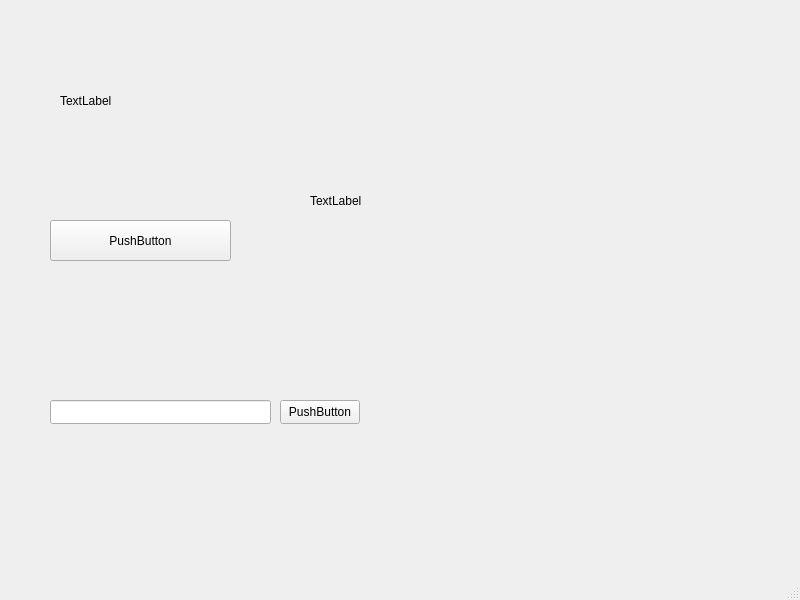
<?xml version="1.0" encoding="UTF-8"?>
<ui version="4.0">
 <class>MainWindow</class>
 <widget class="QMainWindow" name="MainWindow">
  <property name="geometry">
   <rect>
    <x>0</x>
    <y>0</y>
    <width>800</width>
    <height>600</height>
   </rect>
  </property>
  <property name="windowTitle">
   <string>MainWindow</string>
  </property>
  <widget class="QWidget" name="centralwidget">
   <widget class="QLabel" name="label">
    <property name="geometry">
     <rect>
      <x>60</x>
      <y>50</y>
      <width>141</width>
      <height>101</height>
     </rect>
    </property>
    <property name="text">
     <string>TextLabel</string>
    </property>
   </widget>
   <widget class="QPushButton" name="pushButton">
    <property name="geometry">
     <rect>
      <x>50</x>
      <y>220</y>
      <width>181</width>
      <height>41</height>
     </rect>
    </property>
    <property name="text">
     <string>PushButton</string>
    </property>
   </widget>
   <widget class="QLineEdit" name="lineEdit">
    <property name="geometry">
     <rect>
      <x>50</x>
      <y>400</y>
      <width>221</width>
      <height>24</height>
     </rect>
    </property>
   </widget>
   <widget class="QPushButton" name="pushButton_2">
    <property name="geometry">
     <rect>
      <x>280</x>
      <y>400</y>
      <width>80</width>
      <height>24</height>
     </rect>
    </property>
    <property name="text">
     <string>PushButton</string>
    </property>
   </widget>
   <widget class="QLabel" name="label_2">
    <property name="geometry">
     <rect>
      <x>310</x>
      <y>40</y>
      <width>431</width>
      <height>321</height>
     </rect>
    </property>
    <property name="text">
     <string>TextLabel</string>
    </property>
   </widget>
  </widget>
  <widget class="QMenuBar" name="menubar">
   <property name="geometry">
    <rect>
     <x>0</x>
     <y>0</y>
     <width>800</width>
     <height>21</height>
    </rect>
   </property>
  </widget>
  <widget class="QStatusBar" name="statusbar"/>
 </widget>
 <resources/>
 <connections/>
</ui>
